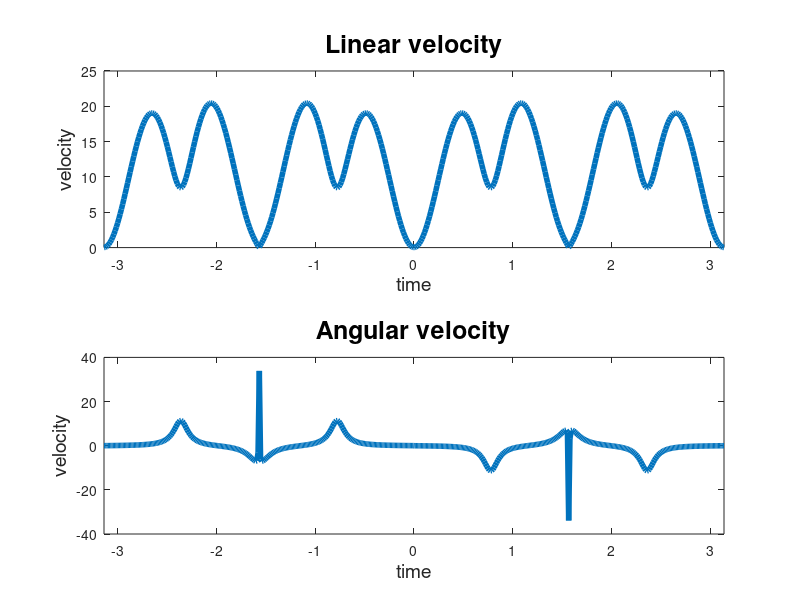
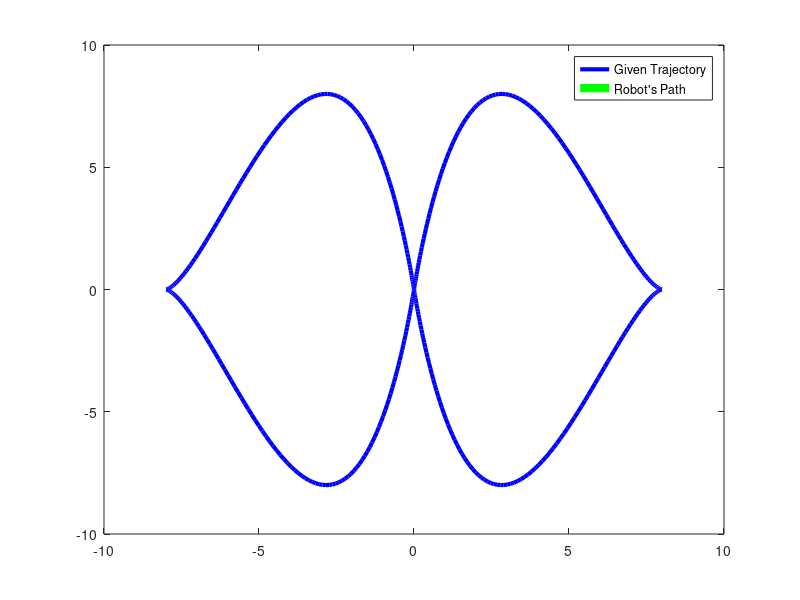

The MATLAB source for these figures, in order: (Note: this script raises an error after producing the figures.)
clc;close all 
N = 500; Ts = 2*pi/N;
t = linspace(-pi, pi, N); 

x = 8*(sin(t)).^3; 
y = 8*(sin(2*t)).^3; 

vx = gradient(x, Ts);
vy = gradient(y, Ts);
ax = gradient(vx, Ts);
ay = gradient(vy, Ts);

%orientation
phi = atan2(vy, vx); 

%robot velocities
v = vx.*cos(phi) + vy.*sin(phi); 
omega = (vx.*ay - vy.*ax)./(vx.^2 + vy.^2); 

%Plotting
figure()
subplot(2, 1, 1)
plot(t,v, 'linewidth', 4) 
xlabel('time',  'FontSize', 14)
ylabel('velocity',  'FontSize', 14)
title('Linear velocity', 'FontSize', 18)
xlim([-pi  pi])

subplot(2, 1, 2)
plot(t,omega, 'linewidth', 4)
title('Angular velocity', 'FontSize', 18)
xlabel('time',  'FontSize', 14)
ylabel('velocity',  'FontSize', 14)
xlim([-pi  pi])
print -deps figures/task1_velocities 

figure()
h = figure; 
axis tight manual % this ensures that getframe() returns a consistent size
filename = 'figures/task1_trajectory.gif'; 
plot(x, y, 'b', 'linewidth', 3)
hold on 
for i=1:1:N      
    plot(x(1:i), y(1:i), 'g-', 'linewidth', 6)
    legend('Given Trajectory', "Robot's Path"); 
    drawnow; 
    
    %create GIF
    frame = getframe(h); 
    im = frame2im(frame); 
    [imind,cm] = rgb2ind(im,256); 
    % Write to the GIF File 
    if i == 1
      imwrite(imind,cm,filename,'gif', 'Loopcount',inf); 
    else 
      imwrite(imind,cm,filename,'gif','WriteMode','append'); 
    end 

end
hold off


%task 2 
W = 1/2; r = 1/4; T=0.1; 

%initialize Inverse kinematics velocities
omega = zeros(1, N); v = zeros(1, N); 
vL = zeros(1, N); vR = zeros(1, N); 
omegaL = zeros(1, N); omegaR = zeros(1, N); 


% %initialize resulting forward kinematic variables: 
% x_f = zeros(1, N); y_f = zeros(1, N); phi_f = zeros(1, N); 

for n = 2:N-1
    %calculating inverse kinematics variables: 
    mu = 1/2*(sin(phi(n))*(y(n+1)-y(n))+cos(phi(n)*(x(n+1)-x(n))))...
        /(cos(phi(n))*(y(n+1)-y(n))-sin(phi(n))*(x(n+1)-x(n))); 
    x_m = (x(n)+x(n+1))/2; 
    y_m = (y(n)+y(n+1))/2; 
    
    x_star = x_m - mu/2 * (y(n+1) - y(n)); 
    y_star = y_m + mu/2 * (x(n+1)-x(n)); 
    
    R_n = sqrt((x(n) - x_star)^2 + (y(n)-y_star)^2); 
    theta_1 = atan2((y(n)-y_star), (x(n)-x_star)); 
    theta_2 = atan2((y(n+1)-y_star), (x(n+1)-x_star)); 
    del_phi = wrapToPi(theta_1 - theta_2); 
    
    %resulting Inv-Kinematics velocities: 
    omega(n) = del_phi/T; 
    v(n) = R_n*abs(omega(n));  
    vL(n) = (R_n-1/2 *W)*omega(n); 
    vR(n) = (R_n+1/2 *W)*omega(n); 
    omegaL(n) = vL(n)/r; 
    omegaR(n) = vR(n)/r; 
    
    %forward Kinematics: circular velocity motion model/Exact integration
    %model 
    x_f(n+1) = x_f(n) + (v(n)/omega(n))*(-sin(phi(n))+sin(phi(n)+omega(n)*T));
    y_f(n+1) = y_f(n) + (v(n)/omega(n))*(cos(phi(n))-cos(phi(n)+omega(n)*T));

end
figure()
plot(x_f,y_f)
figure()
subplot 221
plot(t,vL,'linewidth', 2)
xlabel('time',  'FontSize', 10)
ylabel('velocity',  'FontSize', 10)
title('Left Wheel velocity', 'FontSize', 14)
xlim([-pi  pi])

subplot 222
plot(t,vR, 'linewidth', 2)
xlabel('time',  'FontSize', 10)
ylabel('velocity',  'FontSize', 10)
title('Right Wheel velocity', 'FontSize', 14)
xlim([-pi  pi])

subplot 223
plot(t,omegaL, 'linewidth', 2)
xlabel('time',  'FontSize', 10)
ylabel('velocity',  'FontSize', 10)
xlim([-pi  pi])

title('Left Wheel angular velocity', 'FontSize', 14)
subplot 224
plot(t,omegaR, 'linewidth', 2)
xlabel('time',  'FontSize', 10)
ylabel('velocity',  'FontSize', 10)
title('Right Wheel angular velocity', 'FontSize', 14)
xlim([-pi  pi])

print -deps figures/task2



